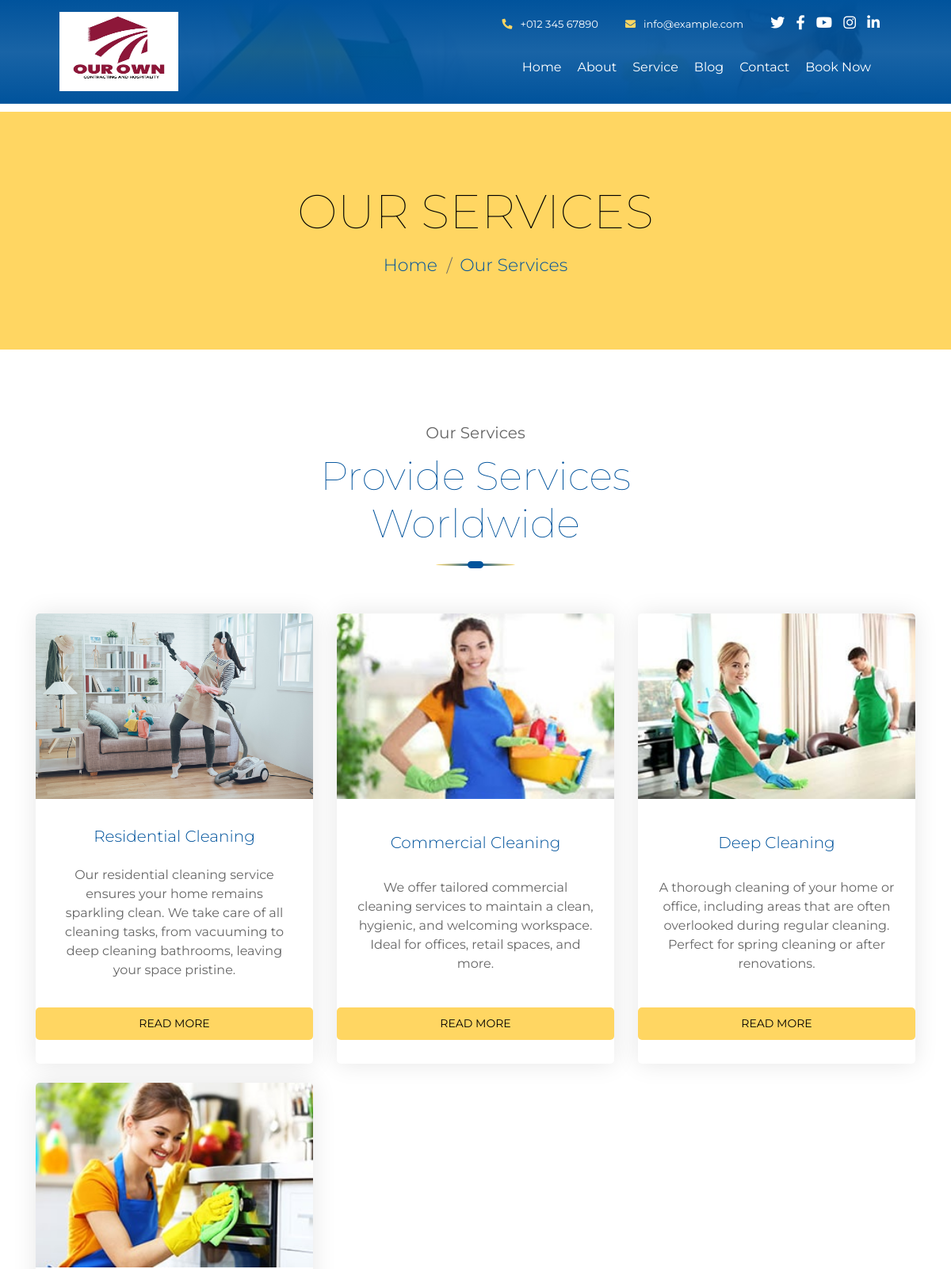
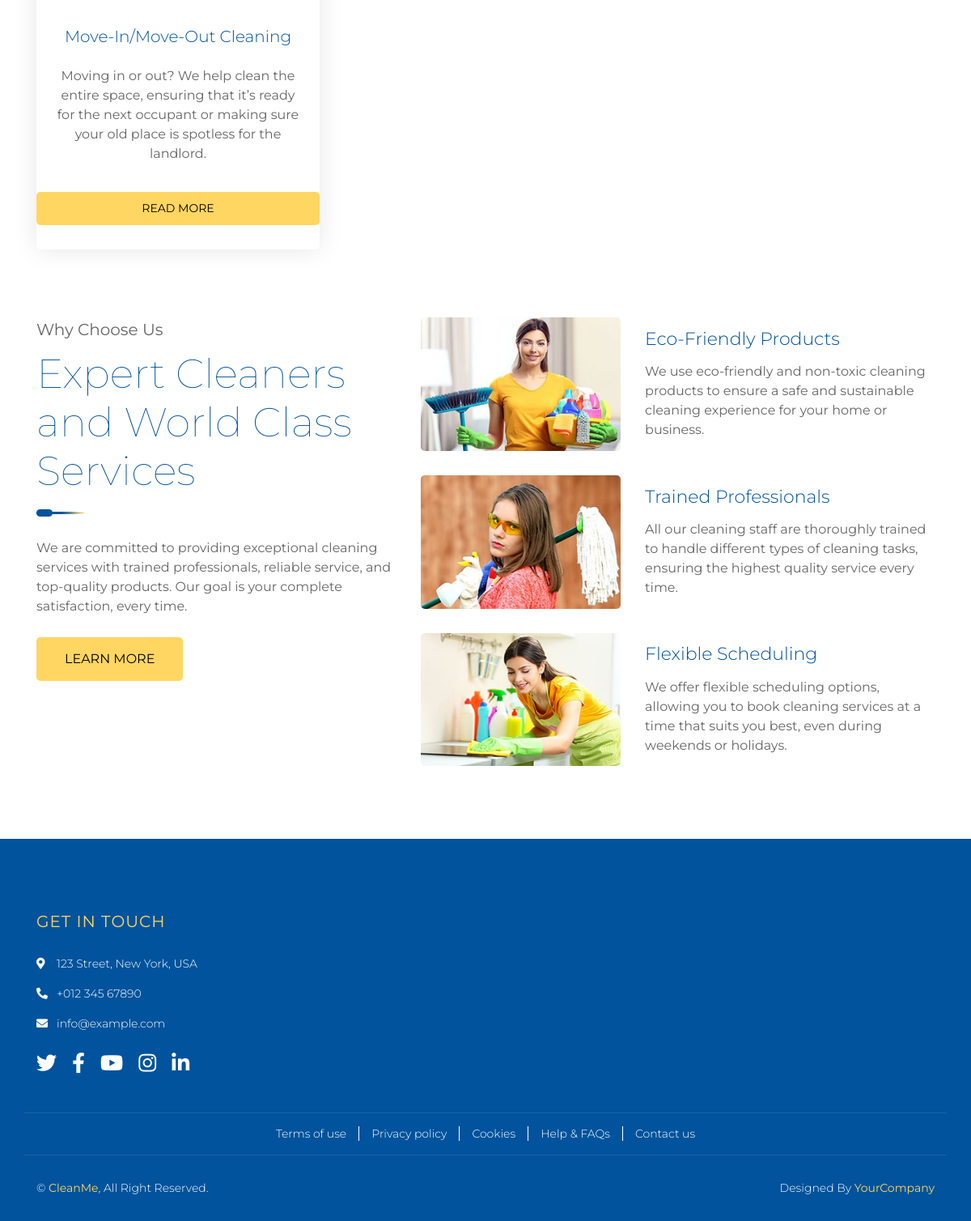
Page /services/ on the committed database (2 pictures, top to bottom).
### core/models.py (models this page shows, shortened)
class Service(models.Model):
    title = models.CharField(max_length=100)
    slug = models.SlugField(blank=True)
    description = models.TextField()
    image = models.ImageField(upload_to='services/')

class Feature(models.Model):
    title = models.CharField(max_length=100)
    description = models.TextField()
    image = models.ImageField(upload_to='features/')

### core/views.py (the view)
# urls.py: path('services/', views.services, name='services'),
def services(request):
    services = Service.objects.all()
    features = Feature.objects.all()
    return render(request, 'core/service.html', {
        'services': services,
        'features': features,
    })

### core/templates/core/service.html (shortened to what this page needs)
{% extends "base.html" %}
{% load static %}
{% block content %}
<div class="page-header">
    <div class="container">
        <div class="row">
            <div class="col-12">
                <h2>Our Services</h2>
            </div>
            <div class="col-12">
                <a href="{% url 'home' %}">Home</a>
                <a href="#">Our Services</a>
            </div>
        </div>
    </div>
</div>
<div class="service">
    <div class="container">
        <div class="section-header text-center">
            <p>Our Services</p>
            <h2>Provide Services Worldwide</h2>
        </div>
        <div class="row">
            {% for service in services %}
            <div class="col-lg-4 col-md-6 mb-4">
                <div class="service-item w-100 h-100 d-flex flex-column justify-content-between">
                    <img src="{{ service.image.url }}" alt="Service">
                    <h3>{{ service.title }}</h3>
                    <p>{{ service.description }}</p>
                    <a class="btn btn-primary" href="{% url 'services_detail' service.slug %}">Read More</a>
                </div>
</div>
            {% endfor %}
        </div>
    </div>
</div>
<div class="feature">
    <div class="container">
        <div class="row">
            <div class="col-md-5">
                <div class="section-header left">
                    <p>Why Choose Us</p>
                    <h2>Expert Cleaners and World Class Services</h2>
                </div>
                <p>
                    We are committed to providing exceptional cleaning services with trained professionals, reliable service, and top-quality products. Our goal is your complete satisfaction, every time.
                </p>
                <a class="btn" href="#">Learn More</a>
            </div>
            <div class="col-md-7">
                {% for feature in features %}
                <div class="row align-items-center feature-item">
                    <div class="col-5">
                        <img src="{{ feature.image.url }}" alt="{{ feature.title }}">
                    </div>
                    <div class="col-7">
                        <h3>{{ feature.title }}</h3>
                        <p>{{ feature.description }}</p>
                    </div>
                </div>
                {% endfor %}
            </div>
        </div>
    </div>
</div>
{% endblock %}

### core/static/css/style.css (style rules this page uses)
body { color: #666666; background: #ffffff; font-family: 'Montserrat', sans-serif; font-weight: 400; }
h1, h2, h3, h4, h5, h6 { font-weight: 100; }
a { color: #454545; transition: .3s; }
.page-header { position: relative; margin-bottom: 45px; padding: 90px 0; text-align: center; background: #FFD662; }
.page-header h2 { color: #000000; font-size: 60px; font-weight: 100; text-transform: uppercase; margin-bottom: 15px; }
.page-header a { position: relative; padding: 0 12px; font-size: 22px; font-weight: 300; color: #00539C; }
.page-header a::after { position: absolute; content: "/"; width: 8px; height: 8px; top: -2px; right: -7px; text-align: center; color: #666666; }
.page-header a:last-child::after { display: none; }
.section-header { position: relative; width: 100%; max-width: 550px; text-align: center; margin: 0 auto; margin-bottom: 60px; padding-bottom: 15px; }
.section-header::before { position: absolute; content: ""; width: 100px; height: 3px; left: calc(50% - 50px); bottom: 0; background: linear-gradient(to left, #FFD662, #00539C, #FFD662); border-radius: 100%; }
.section-header::after { position: absolute; content: ""; width: 20px; height: 9px; left: calc(50% - 10px); bottom: -3px; background: #00539C; border-radius: 5px; }
.section-header p { margin-bottom: 10px; font-size: 20px; }
.section-header h2 { color: #00539C; font-size: 50px; font-weight: 100; }
.section-header.left { text-align: left; }
.section-header.left::before { width: 60px; left: 0; background: linear-gradient(to left, #FFD662, #00539C, #00539C); border-radius: 0 100% 100% 0; }
.section-header.left::after { left: 0; border-radius: 5px; }
.service { position: relative; width: 100%; padding: 45px 0 15px 0; }
.service .service-item { position: relative; width: 100%; text-align: center; background: #ffffff; border-radius: 5px; margin-bottom: 30px; box-shadow: 0 0 30px rgba(0, 0, 0, .1); }
.service .service-item img { width: 100%; border-radius: 5px 5px 0 0; }
.service .service-item h3 { margin: 0; padding: 25px 15px 15px 15px; font-size: 20px; font-weight: 300; color: #00539C; }
.service .service-item p { margin: 0; padding: 0 25px 25px 25px; font-size: 16px; }
.service .service-item a.btn { position: relative; margin-bottom: 30px; padding: 10px 20px; font-size: 14px; text-transform: uppercase; color: #000000; border: none; border-radius: 5px; background: #FFD662; transition: .3s; }
.feature { position: relative; width: 100%; padding: 45px 0 15px 0; }
.feature .section-header { margin-bottom: 30px; }
.feature a.btn { margin-top: 10px; padding: 15px 35px; font-size: 16px; text-transform: uppercase; color: #000000; border: none; border-radius: 5px; background: #FFD662; transition: .3s; }
.feature .feature-item { margin-bottom: 30px; }
.feature .feature-item img { width: 100%; border-radius: 5px; }
.feature .feature-item h3 { margin-bottom: 15px; font-size: 22px; font-weight: 300; color: #00539C; }
.feature .feature-item p { margin: 0; font-size: 16px; }

### rows in the picture
Service: image (picture), title "Residential Cleaning", description "Our residential cleaning service ensures your home remains sparkling clean. We take care of all cleaning tasks, from vacuuming to deep cleaning bathrooms, leaving your space pristine."
Service: image (picture), title "Commercial Cleaning", description "We offer tailored commercial cleaning services to maintain a clean, hygienic, and welcoming workspace. Ideal for offices, retail spaces, and more."
Service: image (picture), title "Deep Cleaning", description "A thorough cleaning of your home or office, including areas that are often overlooked during regular cleaning. Perfect for spring cleaning or after renovations."
Service: image (picture), title "Move-In/Move-Out Cleaning", description "Moving in or out? We help clean the entire space, ensuring that it’s ready for the next occupant or making sure your old place is spotless for the landlord."
Feature: image (picture), title "Eco-Friendly Products", description "We use eco-friendly and non-toxic cleaning products to ensure a safe and sustainable cleaning experience for your home or business."
Feature: image (picture), title "Trained Professionals", description "All our cleaning staff are thoroughly trained to handle different types of cleaning tasks, ensuring the highest quality service every time."
Feature: image (picture), title "Flexible Scheduling", description "We offer flexible scheduling options, allowing you to book cleaning services at a time that suits you best, even during weekends or holidays."
